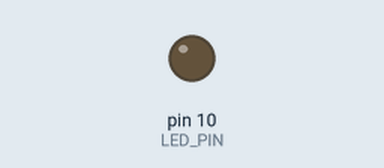
Simulated run of this sketch. Board: Arduino Uno, built with avr-gcc and run on an emulated ATmega328P. Shown: output pins drawn as LEDs (lit = HIGH).

Above: at 0.4 s.
At 2.8 s:
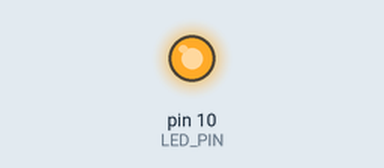
Timing chart, 0 to 4.1 s (numbered marks = the images above):
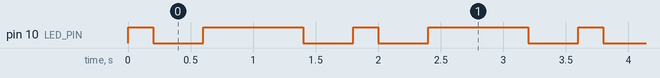

Measured:
- by itself, pin 10 (LED_PIN): repeats every 1.8 s: LOW 0.40 s, HIGH 0.80 s, LOW 0.40 s, HIGH 0.20 s
- by itself, everything shown: repeats every 1.8 s, in 4 steps

The sketch:

02-external-led.ino
```cpp
// We can define constants at the beginning of our script
#define LED_PIN 10

void setup() {
  // initialize digital pin 10 as an output
  pinMode(LED_PIN, OUTPUT);
}

void loop() {
  digitalWrite(LED_PIN, HIGH);
  delay(200);

  digitalWrite(LED_PIN, LOW);
  delay(400);

  digitalWrite(LED_PIN, HIGH);
  delay(800);

  digitalWrite(LED_PIN, LOW);
  delay(400);
}

// The resulting blinking should, again, look something like this:
// **____********____ ... and so on
```
